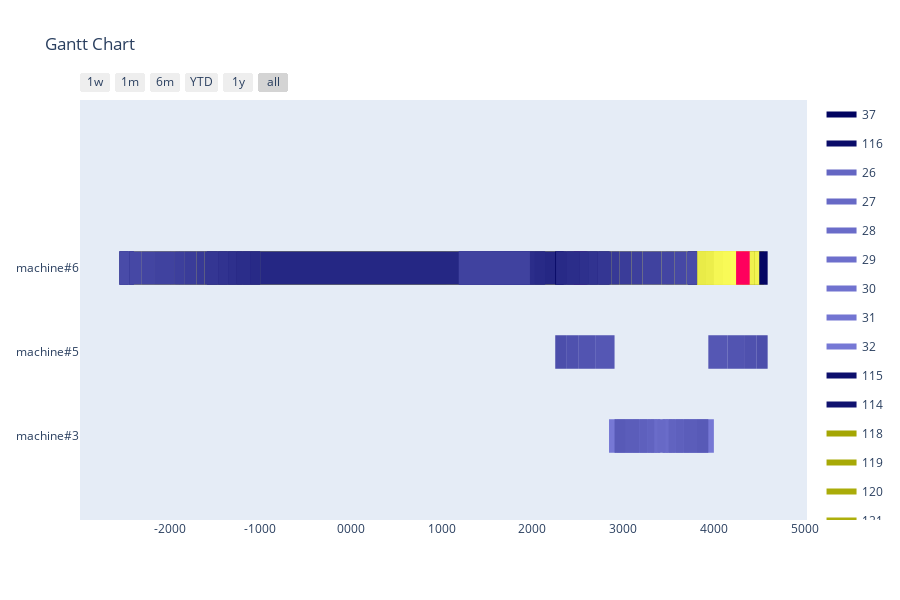

Notebook code for this chart:
### Markdown cell above
Greedy with changing sequence

### Code cell
def change_order(orders):
    p1 = random.randint(0, len(orders) -2)
    p2 = random.randint(p1, len(orders) -1)
    selected = copy.deepcopy(orders[p1 : p2 +1])
    selected.reverse()
    for i in range(len(selected)):
        orders[p1 + i] = copy.deepcopy(selected[i])

agent = GreedyAgent(env)
simulator = AgentSimulator()
n_generations = 10
best = None
sequence = copy.deepcopy(orders_model)
for gen in range(n_generations):
    simulator = AgentSimulator()
    schedule, schedule_count = simulator.simulate(agent, sequence)
    if not best or best[1] < schedule_count:
        best = [schedule, schedule_count, copy.deepcopy(sequence)]
    change_order(sequence)
print(f'Scheduled {best[1]}/{len(best[2])} Orders')
visualize_schedule(best[0], env)
